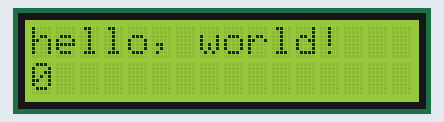
Recording of a sketch running on a simulated Arduino Uno, built with avr-gcc and run on an emulated ATmega328P. Shown: 16×2 character LCD.

Above: at 0.1 s.
At 4.1 s:
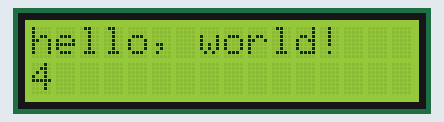
At 9.1 s:
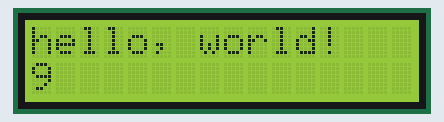
At 19.1 s:
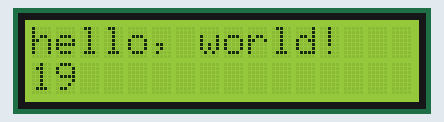
At 29.1 s:
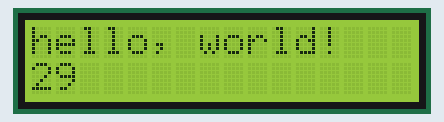
At 39.1 s:
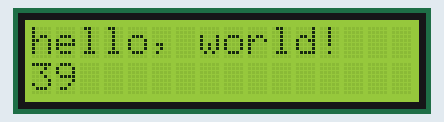

Measured:
- what the display in image 1 shows lasts 1.0 s, from 4.0 s to 5.0 s

The sketch:

04_lcd_screen.ino
```cpp
/**
 * Code example for printing Hello World
 * on an 16x02 LCD display.
 */

// include the library for LCD display
#include <LiquidCrystal.h>

// initialize the library by associating any needed LCD interface pin
// with the arduino pin number it is connected to
#define RS 12
#define EN 11
#define D4 5
#define D5 4
#define D6 3
#define D7 2

LiquidCrystal lcd(RS, EN, D4, D5, D6, D7);

void setup() {
  // set up the size (column/rows) of the LCD's display
  lcd.begin(16, 2);
  // Print on the LCD display
  lcd.print("hello, world!");
}

void loop() {
  // set the cursor at the begining of the second row
  lcd.setCursor(0, 1);
  // print the number of seconds since the begining
  lcd.print(millis() / 1000);
}
```
